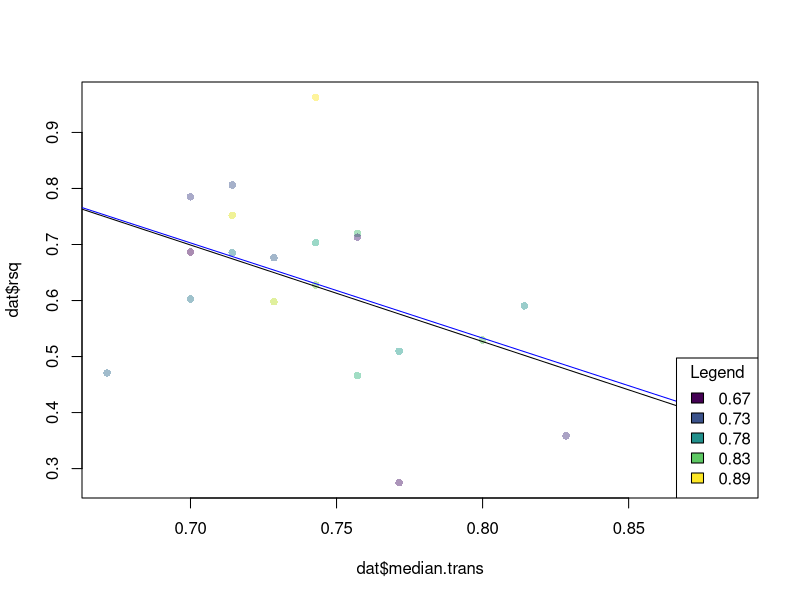
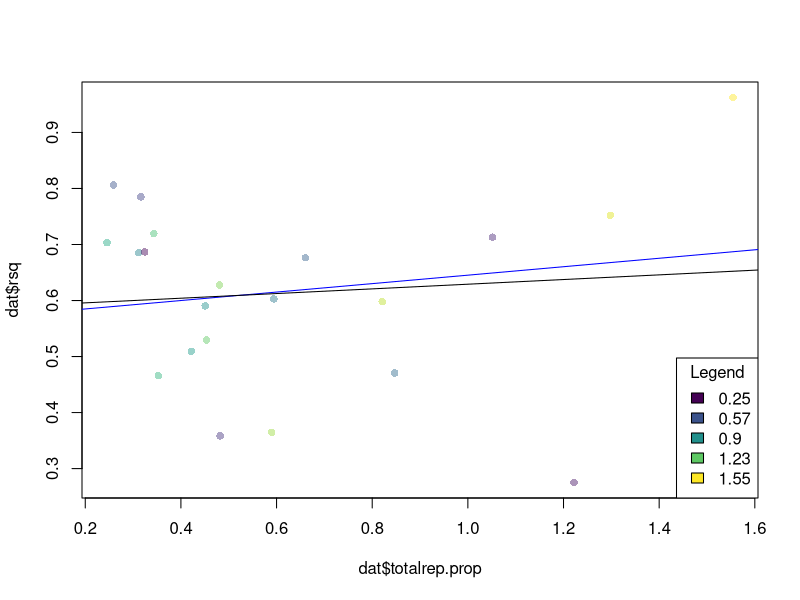
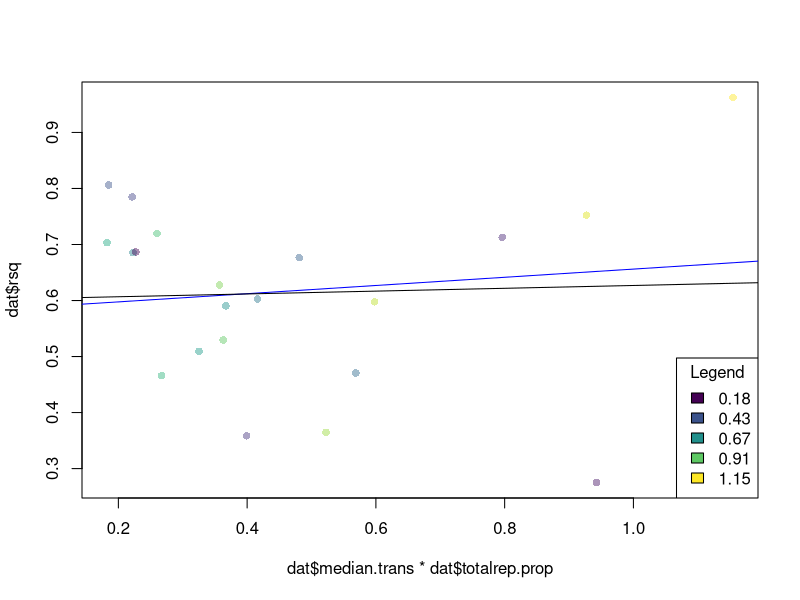
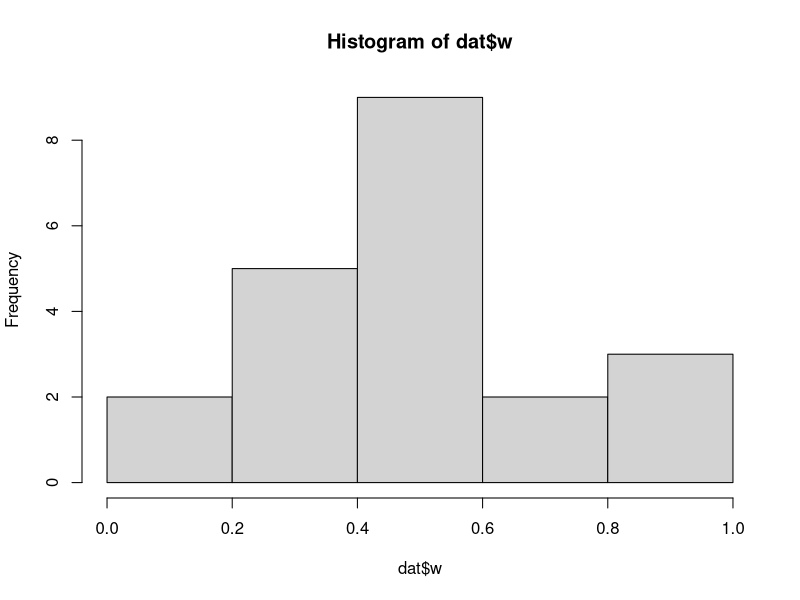
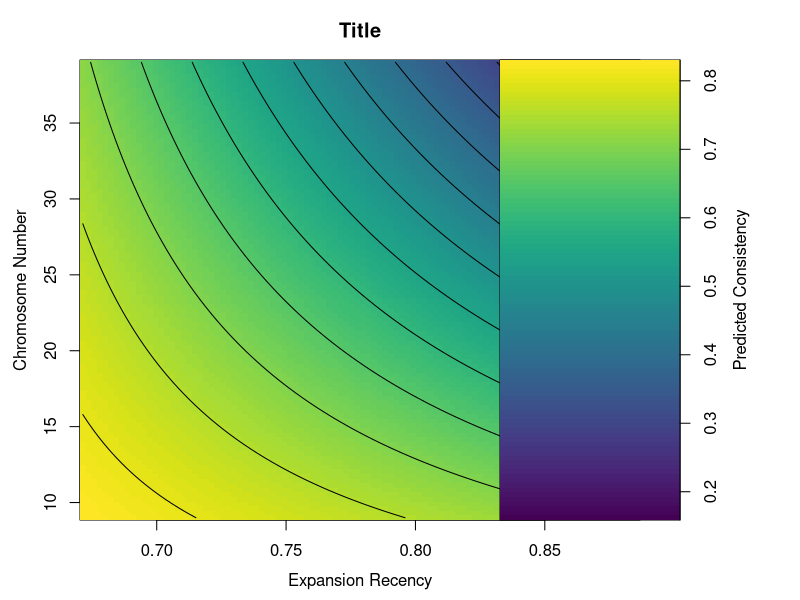

R code for these plots, in order:

# note: new parsing method kept 21 mammals and rsq~transformed median has slope -1.6988 and p value 0.016207; no need to exponentiate weights
# model predicts an rsq difference of 0.36402 between the highest-median mammal and the lowest-median mammal
# what about other clades?

# Model for mammals

library(viridis)
# transform results
dat <- read.csv("../results/parsed.csv")
d <- dat
dat <- dat[!duplicated(dat$species), ]
dat <- dat[!is.na(dat$chromnum.1n), ]
dat$median.trans <- 1 - (dat$median/70)
dat$totalrep.prop <- dat$totalrep.pct * 0.01
contigs <- c()
for (h in dat$species) {
  sub <- d[d$species == h, ]
  contigs <- c(contigs, nrow(sub))
}
dat$contigs <- contigs

# subset data
dat <- na.omit(dat[, c("species", "rsq", "class", "order", "family", "clade", "median.trans", "totalrep.prop", "chromnum.1n", "est.gnsz.Mbp", "asmblysize.Mbp", "contigs")])
dat <- dat[dat$clade == "Mammalia", ]

# marsupials?
mars <- c()
for (g in 1:nrow(dat)) {
  if (dat[g, ]$order %in% c("Didelphimorphia", 
                            "Paucituberculata", 
                            "Microbiotheria",
                            "Dasyuromorphia", 
                            "Notoryctemorphia",
                            "Peramelemorphia", 
                            "Diprotodontia")){
    mars <- c(mars, TRUE)
    
  } else {
    mars <- c(mars, FALSE)
  }
}
dat$mars <- mars

# remove assembly with bloated assembly size
dat <- dat[dat$species != "Callithrix jacchus", ]

# assign weights; weights approach 1 as assembly sizes approach genome sizes. weights tend toward 0 as assembly sizes deviate from genome sizes
dat$w <- 1 - (abs(dat$asmblysize.Mbp - dat$est.gnsz.Mbp) / dat$est.gnsz.Mbp)

# marsupials
mars <- dat[, c("species", "mars", "rsq", "order")]
mars <- mars[mars$order != "Monotrema", ]
obs.diff <- mean(mars[mars$mars == TRUE, ]$rsq) - mean(mars[mars$mars == FALSE, ]$rsq)
null.diff <- c()
for (f in 1:10000) {
  null <- sample(mars)
  null.diff <- c(null.diff, mean(null[null$mars == TRUE, ]$rsq) - mean(null[null$mars == FALSE, ]$rsq))
}
p <- mean(abs(null.diff) >= abs(obs.diff))
print(paste0("p = ", p))
# nope




# median
cols <- viridis(length(unique(dat$w)), alpha = 0.45)[as.factor(dat$w)]
plot(dat$median.trans, 
     dat$rsq,
     col = cols,
     pch = 16)
abline(glm(dat$rsq ~ dat$median.trans, weights = dat$w), col = "blue")
abline(glm(dat$rsq ~ dat$median.trans))
legend("bottomright", 
       legend = round(seq(min(dat$median.trans), max(dat$median.trans), length.out = 5), 2), 
       fill = viridis(5), 
       title = "Legend")

# totsl repeat
plot(dat$totalrep.prop, 
     dat$rsq,
     col = cols,
     pch = 16)
abline(glm(dat$rsq ~ dat$totalrep.prop, weights = dat$w), col = "blue")
abline(glm(dat$rsq ~ dat$totalrep.prop))
legend("bottomright", 
       legend = round(seq(min(dat$totalrep.prop), max(dat$totalrep.prop), length.out = 5), 2), 
       fill = viridis(5), 
       title = "Legend")

# product of total repeat and median
plot(dat$median.trans * dat$totalrep.prop,  
     dat$rsq,
     col = cols,
     pch = 16)
term <- dat$median.trans * dat$totalrep.prop
abline(glm(dat$rsq ~ term, weights = dat$w), col = "blue")
abline(glm(dat$rsq ~ term))
legend("bottomright", 
       legend = round(seq(min(dat$median.trans * dat$totalrep.prop), max(dat$median.trans * dat$totalrep.prop), length.out = 5), 2), 
       fill = viridis(5), 
       title = "Legend")









# average number of complete genomes
sum(dat$w)

# add an exponent to emphasize high quality genomes
dat$w <- dat$w^5

sum(dat$w)
hist(dat$w)

# model
model <- glm(rsq ~ chromnum.1n + median.trans + median.trans:chromnum.1n, weights = dat$w, data = dat)

# generate model predictions and format results
x <- seq(min(dat$median.trans), max(dat$median.trans), length.out = 100)
y <- seq(min(dat$chromnum.1n), max(dat$chromnum.1n), length.out = 100)
grid <- expand.grid(median.trans = x, chromnum.1n = y)
grid$rsq <- predict(model, newdata = grid, type = "response")
z <- matrix(grid$rsq, nrow = length(x), ncol = length(y))

# plot
par(mar = c(4, 4, 3, 8))
image(x = x, 
      y = y, 
      z = z, 
      col = viridis(100), 
      xlab = "",
      ylab = "",
      main = "Title")
mtext("Expansion Recency", side=1, line=2.5)
mtext("Chromosome Number", side=2, line=2.5)
contour(x, 
        y, 
        z, 
        add = TRUE,
        col = "black", 
        lwd = 1,
        drawlabels = FALSE)
par(new = TRUE)
par(mar = c(4, 25, 3, 6))
z_range <- seq(min(z), max(z), length.out = 100)
image(1, 
      z_range, 
      t(matrix(z_range)), 
      col = viridis(100), 
      xaxt = "n",
      yaxt = "n", 
      xlab = "", 
      ylab = "")
axis(4, at = pretty(z_range), labels = round(pretty(z_range), 2))
mtext("Predicted Consistency", side=4, line=2.5)
par(mar = c(5.1, 4.1, 4.1, 2.1))





# group species by very low chromosome numbers or very complete genomes
wgroup <- chromgroup <- c()
for (i in 1:nrow(dat)) {
  if (dat[i, ]$w >= 0.95) {
    wgroup <- c(wgroup, T)
  } else {
    wgroup <- c(wgroup, F)
  }
  if (dat[i, ]$chromnum.1n <= 10) {
    chromgroup <- c(chromgroup, T)
  } else {
    chromgroup <- c(chromgroup, F)
  }
}

# tests
dat$wgroup <- wgroup
dat$chromgroup <- chromgroup
wilcox.test(w ~ chromgroup, data = dat)
